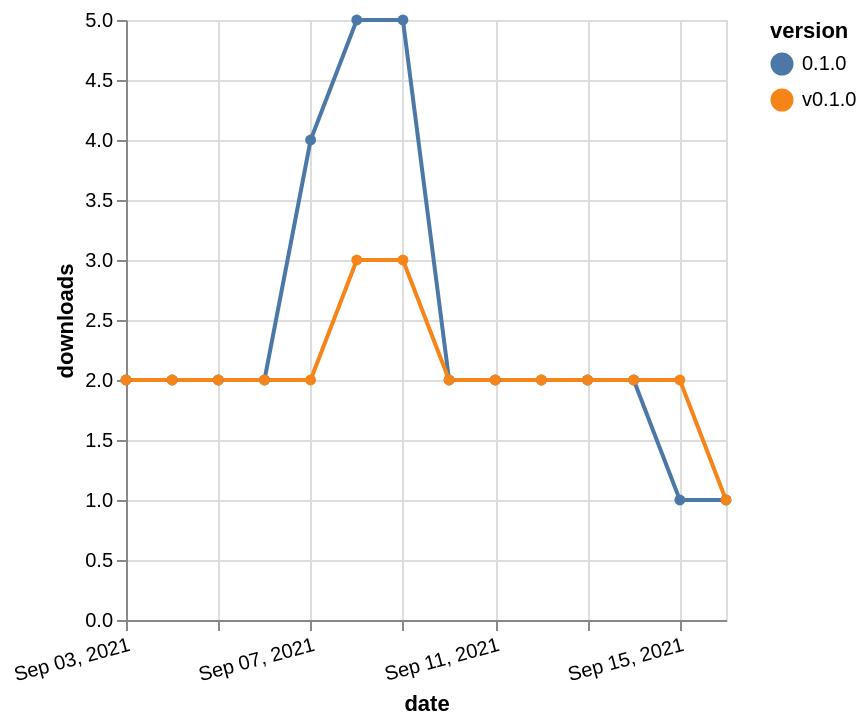

Express this chart as Vega-Lite.
### Vega-Lite specification from a JSON file in a GitHub repository (floating-point values rounded to 4 significant figures)
{"$schema": "https://vega.github.io/schema/vega-lite/v5.json", "description": "A simple bar chart with embedded data.", "data": {"values": [{"date": "2021-09-03", "total": 954, "delta": 2, "version": "0.1.0"}, {"date": "2021-09-04", "total": 956, "delta": 2, "version": "0.1.0"}, {"date": "2021-09-05", "total": 958, "delta": 2, "version": "0.1.0"}, {"date": "2021-09-06", "total": 960, "delta": 2, "version": "0.1.0"}, {"date": "2021-09-07", "total": 964, "delta": 4, "version": "0.1.0"}, {"date": "2021-09-08", "total": 969, "delta": 5, "version": "0.1.0"}, {"date": "2021-09-09", "total": 974, "delta": 5, "version": "0.1.0"}, {"date": "2021-09-10", "total": 976, "delta": 2, "version": "0.1.0"}, {"date": "2021-09-11", "total": 978, "delta": 2, "version": "0.1.0"}, {"date": "2021-09-12", "total": 980, "delta": 2, "version": "0.1.0"}, {"date": "2021-09-13", "total": 982, "delta": 2, "version": "0.1.0"}, {"date": "2021-09-14", "total": 984, "delta": 2, "version": "0.1.0"}, {"date": "2021-09-15", "total": 985, "delta": 1, "version": "0.1.0"}, {"date": "2021-09-16", "total": 986, "delta": 1, "version": "0.1.0"}, {"date": "2021-09-03", "total": 1073, "delta": 2, "version": "v0.1.0"}, {"date": "2021-09-04", "total": 1075, "delta": 2, "version": "v0.1.0"}, {"date": "2021-09-05", "total": 1077, "delta": 2, "version": "v0.1.0"}, {"date": "2021-09-06", "total": 1079, "delta": 2, "version": "v0.1.0"}, {"date": "2021-09-07", "total": 1081, "delta": 2, "version": "v0.1.0"}, {"date": "2021-09-08", "total": 1084, "delta": 3, "version": "v0.1.0"}, {"date": "2021-09-09", "total": 1087, "delta": 3, "version": "v0.1.0"}, {"date": "2021-09-10", "total": 1089, "delta": 2, "version": "v0.1.0"}, {"date": "2021-09-11", "total": 1091, "delta": 2, "version": "v0.1.0"}, {"date": "2021-09-12", "total": 1093, "delta": 2, "version": "v0.1.0"}, {"date": "2021-09-13", "total": 1095, "delta": 2, "version": "v0.1.0"}, {"date": "2021-09-14", "total": 1097, "delta": 2, "version": "v0.1.0"}, {"date": "2021-09-15", "total": 1099, "delta": 2, "version": "v0.1.0"}, {"date": "2021-09-16", "total": 1100, "delta": 1, "version": "v0.1.0"}]}, "width": "container", "mark": {"type": "line", "point": {"filled": true}}, "encoding": {"x": {"field": "date", "type": "temporal", "timeUnit": "yearmonthdate", "title": "date", "axis": {"labelAngle": -15}}, "y": {"field": "delta", "type": "quantitative", "title": "downloads"}, "color": {"field": "version", "type": "nominal"}, "tooltip": {"field": "delta"}}}
